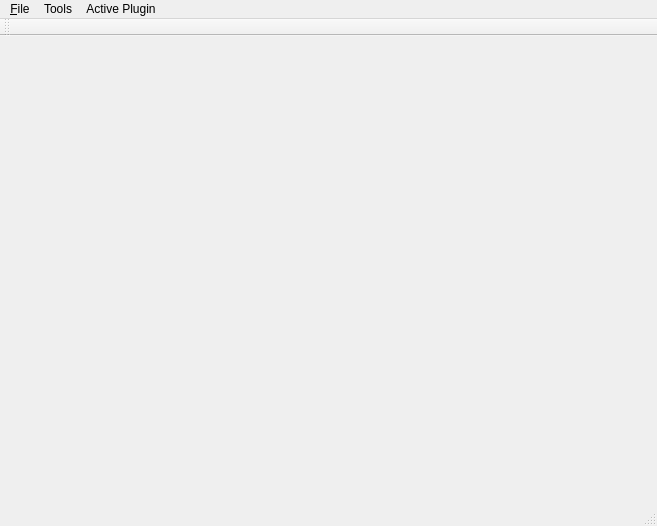
<?xml version="1.0" encoding="UTF-8"?>
<ui version="4.0">
 <class>MainWindow</class>
 <widget class="QMainWindow" name="MainWindow">
  <property name="geometry">
   <rect>
    <x>0</x>
    <y>0</y>
    <width>657</width>
    <height>526</height>
   </rect>
  </property>
  <property name="windowTitle">
   <string>MainWindow</string>
  </property>
  <widget class="QWidget" name="centralWidget"/>
  <widget class="QMenuBar" name="menuBar">
   <property name="geometry">
    <rect>
     <x>0</x>
     <y>0</y>
     <width>657</width>
     <height>29</height>
    </rect>
   </property>
   <widget class="QMenu" name="menuFile">
    <property name="title">
     <string>&amp;File</string>
    </property>
    <addaction name="actionOpen_Log"/>
    <addaction name="actionClose_Log"/>
    <addaction name="actionQuit"/>
   </widget>
   <widget class="QMenu" name="menuTools">
    <property name="title">
     <string>Tools</string>
    </property>
    <addaction name="actionSelect_Dialog"/>
   </widget>
   <widget class="QMenu" name="menuActive_Plugin">
    <property name="title">
     <string>Active Plugin</string>
    </property>
   </widget>
   <addaction name="menuFile"/>
   <addaction name="menuTools"/>
   <addaction name="menuActive_Plugin"/>
  </widget>
  <widget class="QToolBar" name="mainToolBar">
   <attribute name="toolBarArea">
    <enum>TopToolBarArea</enum>
   </attribute>
   <attribute name="toolBarBreak">
    <bool>false</bool>
   </attribute>
  </widget>
  <widget class="QStatusBar" name="statusBar"/>
  <action name="actionOpen_Log">
   <property name="text">
    <string>&amp;Open Log</string>
   </property>
  </action>
  <action name="actionClose_Log">
   <property name="text">
    <string>&amp;Close Log</string>
   </property>
  </action>
  <action name="actionQuit">
   <property name="text">
    <string>&amp;Exit</string>
   </property>
  </action>
  <action name="actionSelect_Dialog">
   <property name="text">
    <string>Select Dialog</string>
   </property>
  </action>
 </widget>
 <layoutdefault spacing="6" margin="11"/>
 <resources/>
 <connections/>
</ui>
